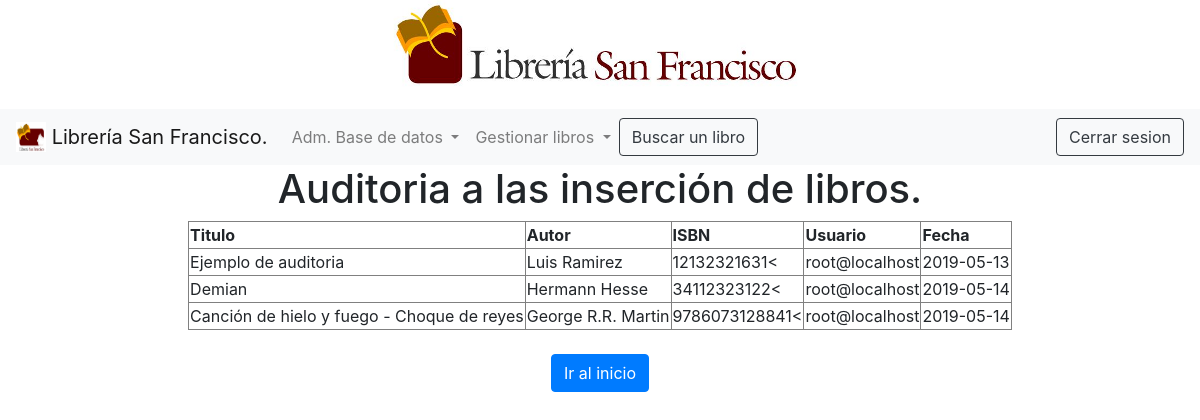
Page /auditoria.php (signed in) on the committed database.
### tables this page shows
CREATE TABLE `tabla_auditoria` (
  `is_auditoria` int(11) NOT NULL,
  `titulo_copia` varchar(100) NOT NULL,
  `autor_copia` varchar(50) NOT NULL,
  `isbn_copia` varchar(50) NOT NULL,
  `usuario` varchar(50) NOT NULL,
  `fecha` date NOT NULL
);

### auditoria.php (the view, shortened to what this page needs)
<?php
require 'conexion.php';
$sql = "SELECT * FROM tabla_auditoria";
$resultado = $conexion->query($sql);
?>
<!DOCTYPE html>
<html>
<head>
</head>
<body>
	<?php include 'navbar.php'; ?>
	<div class="container" style="margin:auto;">
                <center>
                <h1>Auditoria a las inserción de libros.</h1>
                    <center>
                    <table border="1">
                        <thead>
                            <tr>
                                <th scope="col">Titulo</th>
                                <th scope="col">Autor</th>
                                <th scope="col">ISBN</th>
                                <th scope="col">Usuario</th>
                                <th scope="col">Fecha</th>
                        </thead>
                        <?php while($row = $resultado->fetch_assoc()):?>
                        <?php
                        	$tirulo_copia = $row["titulo_copia"];
                            $autor_copia= $row["autor_copia"];
                            $isbn_copia = $row["isbn_copia"];
                            $usuario= $row["usuario"];
                            $fecha = $row["fecha"];
                        ?>
                        <tbody>
                            <tr>
                                <td scope="row"><?php echo $tirulo_copia ?></td>
                                <td><?php echo $autor_copia ?></td>
                                <td><?php echo $isbn_copia ?><
                                <td><?php echo $usuario ?></td>
                                <td><?php echo $fecha ?></td>
                            </tr>
                            <?php endwhile; ?>
                        </tbody>
                    </table>
                    </center>
                    <br>
                <form action="index.php">
                    <button type="submit" class="btn btn-primary" name="send">Ir al inicio</button>
                </form>
                </center>
            </div>
</body>
</html>

### rows in the picture
tabla_auditoria: titulo_copia "Ejemplo de auditoria", autor_copia "Luis Ramirez", isbn_copia "12132321631", usuario "root@localhost", fecha "2019-05-13"
tabla_auditoria: titulo_copia "Demian", autor_copia "Hermann Hesse", isbn_copia "34112323122", usuario "root@localhost", fecha "2019-05-14"
tabla_auditoria: titulo_copia "Canción de hielo y fuego - Choque de reyes", autor_copia "George R.R. Martin", isbn_copia "9786073128841", usuario "root@localhost", fecha "2019-05-14"
